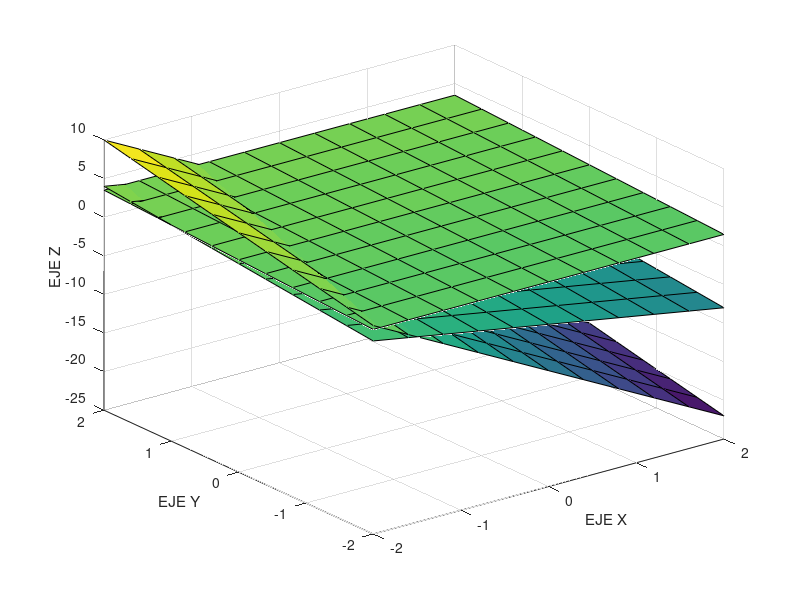

This chart was generated by the following MATLAB code:
x=linspace(-2,2,11);
y=linspace(-2,2,11);
[x,y]=meshgrid(x,y);
z1=(y+5)/2;
z2=(-2*x+y-2);
z3=(-6*x+2*y-6);
surf(x,y,z1)
hold on
surf(x,y,z2)
surf(x,y,z3)
xlabel('EJE X')
ylabel('EJE Y')
zlabel('EJE Z')
plot3(1,2,3,'*k')
